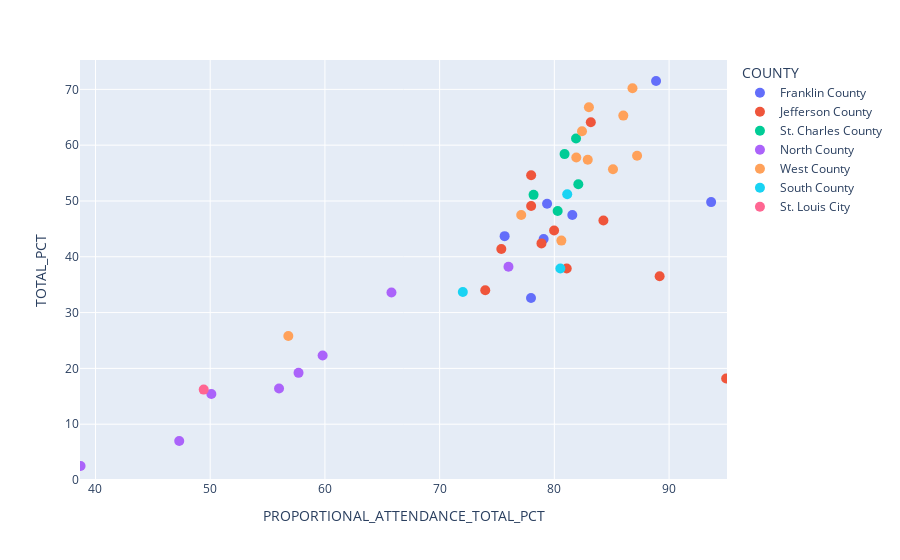

The notebook cell saved with this chart:
### Code cell
fig = px.scatter(fr_att_merge_filter_df, y="TOTAL_PCT", x="PROPORTIONAL_ATTENDANCE_TOTAL_PCT", 
                 color = "COUNTY", hover_data="District Name")

fig.update_traces(marker_size=10)
fig.update_layout(scattermode="group")
fig.show()

### Figure 1 — Plotly figure (JSON) as saved in the notebook; plotly's stock layout.template omitted (floating-point values rounded to 4 significant figures)
{"data": [{"customdata": [["FRANKLIN CO. R-II"], ["MERAMEC VALLEY R-III"], ["UNION R-XI"], ["ST. CLAIR R-XIII"], ["SULLIVAN"], ["NEW HAVEN"], ["WASHINGTON"]], "hovertemplate": "COUNTY=Franklin County<br>PROPORTIONAL_ATTENDANCE_TOTAL_PCT=%{x}<br>TOTAL_PCT=%{y}<br>District Name=%{customdata[0]}<extra></extra>", "legendgroup": "Franklin County", "marker": {"color": "#636efa", "size": 10, "symbol": "circle"}, "mode": "markers", "name": "Franklin County", "orientation": "v", "showlegend": true, "type": "scatter", "x": [88.9, 75.7, 79.4, 78, 79.1, 93.7, 81.6], "xaxis": "x", "y": [71.5, 43.7, 49.5, 32.6, 43.2, 49.8, 47.5], "yaxis": "y"}, {"customdata": [["NORTHWEST R-I"], ["GRANDVIEW R-II"], ["HILLSBORO R-III"], ["DUNKLIN R-V"], ["FESTUS R-VI"], ["JEFFERSON CO. R-VII"], ["SUNRISE R-IX"], ["WINDSOR C-1"], ["FOX C-6"], ["CRYSTAL CITY 47"], ["DESOTO 73"]], "hovertemplate": "COUNTY=Jefferson County<br>PROPORTIONAL_ATTENDANCE_TOTAL_PCT=%{x}<br>TOTAL_PCT=%{y}<br>District Name=%{customdata[0]}<extra></extra>", "legendgroup": "Jefferson County", "marker": {"color": "#EF553B", "size": 10, "symbol": "circle"}, "mode": "markers", "name": "Jefferson County", "orientation": "v", "showlegend": true, "type": "scatter", "x": [75.4, 95, 78.9, 74, 83.2, 84.3, 89.2, 81.1, 78, 80, 78], "xaxis": "x", "y": [41.4, 18.2, 42.4, 34, 64.1, 46.5, 36.5, 37.9, 49.1, 44.7, 54.6], "yaxis": "y"}, {"customdata": [["FT. ZUMWALT R-II"], ["FRANCIS HOWELL R-III"], ["WENTZVILLE R-IV"], ["ST. CHARLES R-VI"], ["ORCHARD FARM R-V"]], "hovertemplate": "COUNTY=St. Charles County<br>PROPORTIONAL_ATTENDANCE_TOTAL_PCT=%{x}<br>TOTAL_PCT=%{y}<br>District Name=%{customdata[0]}<extra></extra>", "legendgroup": "St. Charles County", "marker": {"color": "#00cc96", "size": 10, "symbol": "circle"}, "mode": "markers", "name": "St. Charles County", "orientation": "v", "showlegend": true, "type": "scatter", "x": [80.9, 81.9, 78.2, 80.3, 82.1], "xaxis": "x", "y": [58.4, 61.2, 51.1, 48.2, 53], "yaxis": "y"}, {"customdata": [["HAZELWOOD"], ["FERGUSON-FLORISSANT R-II"], ["PATTONVILLE R-III"], ["HANCOCK PLACE"], ["JENNINGS"], ["NORMANDY SCHOOLS COLLABORATIVE"], ["RITENOUR"], ["RIVERVIEW GARDENS"]], "hovertemplate": "COUNTY=North County<br>PROPORTIONAL_ATTENDANCE_TOTAL_PCT=%{x}<br>TOTAL_PCT=%{y}<br>District Name=%{customdata[0]}<extra></extra>", "legendgroup": "North County", "marker": {"color": "#ab63fa", "size": 10, "symbol": "circle"}, "mode": "markers", "name": "North County", "orientation": "v", "showlegend": true, "type": "scatter", "x": [57.7, 56, 76, 65.8, 50.1, 47.3, 59.8, 38.7], "xaxis": "x", "y": [19.2, 16.4, 38.2, 33.6, 15.4, 7, 22.3, 2.5], "yaxis": "y"}, {"customdata": [["ROCKWOOD R-VI"], ["KIRKWOOD R-VII"], ["LINDBERGH SCHOOLS"], ["PARKWAY C-2"], ["BRENTWOOD"], ["CLAYTON"], ["LADUE"], ["MAPLEWOOD-RICHMOND HEIGHTS"], ["UNIVERSITY CITY"], ["VALLEY PARK"], ["WEBSTER GROVES"]], "hovertemplate": "COUNTY=West County<br>PROPORTIONAL_ATTENDANCE_TOTAL_PCT=%{x}<br>TOTAL_PCT=%{y}<br>District Name=%{customdata[0]}<extra></extra>", "legendgroup": "West County", "marker": {"color": "#FFA15A", "size": 10, "symbol": "circle"}, "mode": "markers", "name": "West County", "orientation": "v", "showlegend": true, "type": "scatter", "x": [81.9, 87.2, 85.1, 82.9, 82.4, 86.8, 83, 77.1, 56.8, 80.6, 86], "xaxis": "x", "y": [57.8, 58.1, 55.7, 57.4, 62.5, 70.2, 66.8, 47.5, 25.8, 42.9, 65.3], "yaxis": "y"}, {"customdata": [["MEHLVILLE R-IX"], ["AFFTON 101"], ["BAYLESS"]], "hovertemplate": "COUNTY=South County<br>PROPORTIONAL_ATTENDANCE_TOTAL_PCT=%{x}<br>TOTAL_PCT=%{y}<br>District Name=%{customdata[0]}<extra></extra>", "legendgroup": "South County", "marker": {"color": "#19d3f3", "size": 10, "symbol": "circle"}, "mode": "markers", "name": "South County", "orientation": "v", "showlegend": true, "type": "scatter", "x": [80.5, 72, 81.1], "xaxis": "x", "y": [37.9, 33.7, 51.2], "yaxis": "y"}, {"customdata": [["ST. LOUIS CITY"]], "hovertemplate": "COUNTY=St. Louis City<br>PROPORTIONAL_ATTENDANCE_TOTAL_PCT=%{x}<br>TOTAL_PCT=%{y}<br>District Name=%{customdata[0]}<extra></extra>", "legendgroup": "St. Louis City", "marker": {"color": "#FF6692", "size": 10, "symbol": "circle"}, "mode": "markers", "name": "St. Louis City", "orientation": "v", "showlegend": true, "type": "scatter", "x": [49.4], "xaxis": "x", "y": [16.2], "yaxis": "y"}], "layout": {"autosize": true, "legend": {"title": {"text": "COUNTY"}, "tracegroupgap": 0}, "margin": {"t": 60}, "scattermode": "group", "xaxis": {"anchor": "y", "autorange": true, "domain": [0, 1], "range": [38.65, 95.05], "title": {"text": "PROPORTIONAL_ATTENDANCE_TOTAL_PCT"}, "type": "linear"}, "yaxis": {"anchor": "x", "autorange": true, "domain": [0, 1], "range": [0, 75.26], "title": {"text": "TOTAL_PCT"}, "type": "linear"}}}
